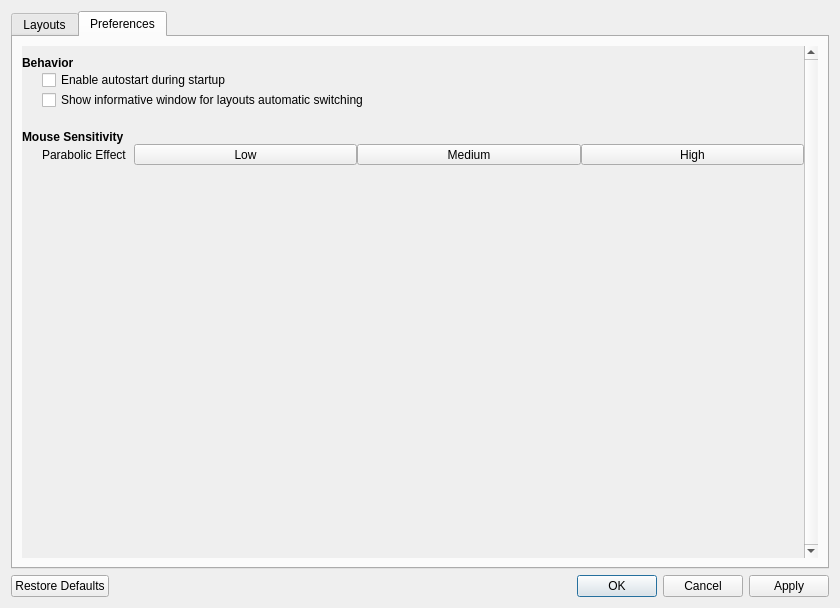
<?xml version="1.0" encoding="UTF-8"?>
<ui version="4.0">
 <class>LatteConfigDialog</class>
 <widget class="QDialog" name="LatteConfigDialog">
  <property name="geometry">
   <rect>
    <x>0</x>
    <y>0</y>
    <width>840</width>
    <height>608</height>
   </rect>
  </property>
  <property name="windowTitle">
   <string comment="latte settings window">Settings</string>
  </property>
  <layout class="QVBoxLayout" name="verticalLayout_2">
   <item>
    <widget class="QTabWidget" name="tabWidget">
     <property name="currentIndex">
      <number>1</number>
     </property>
     <widget class="QWidget" name="layoutsTab">
      <attribute name="title">
       <string>Layouts</string>
      </attribute>
      <layout class="QHBoxLayout" name="horizontalLayout">
       <item>
        <layout class="QVBoxLayout" name="verticalLayout_3">
         <item>
          <layout class="QHBoxLayout" name="horizontalLayout_3">
           <item>
            <spacer name="horizontalSpacer">
             <property name="orientation">
              <enum>Qt::Horizontal</enum>
             </property>
             <property name="sizeHint" stdset="0">
              <size>
               <width>40</width>
               <height>20</height>
              </size>
             </property>
            </spacer>
           </item>
           <item>
            <widget class="QToolButton" name="singleToolBtn">
             <property name="sizePolicy">
              <sizepolicy hsizetype="Fixed" vsizetype="Fixed">
               <horstretch>0</horstretch>
               <verstretch>0</verstretch>
              </sizepolicy>
             </property>
             <property name="toolTip">
              <string>Only one layout can be present in memory at all cases</string>
             </property>
             <property name="text">
              <string comment="single layout">Single</string>
             </property>
             <property name="checkable">
              <bool>true</bool>
             </property>
            </widget>
           </item>
           <item>
            <widget class="QToolButton" name="multipleToolBtn">
             <property name="toolTip">
              <string>Multiple layouts can be present in memory</string>
             </property>
             <property name="text">
              <string comment="multiple layouts">Multiple</string>
             </property>
             <property name="checkable">
              <bool>true</bool>
             </property>
             <property name="checked">
              <bool>false</bool>
             </property>
            </widget>
           </item>
           <item>
            <spacer name="horizontalSpacer_2">
             <property name="orientation">
              <enum>Qt::Horizontal</enum>
             </property>
             <property name="sizeHint" stdset="0">
              <size>
               <width>40</width>
               <height>20</height>
              </size>
             </property>
            </spacer>
           </item>
          </layout>
         </item>
         <item>
          <layout class="QHBoxLayout" name="horizontalLayout_2">
           <item>
            <widget class="QTableView" name="layoutsView">
             <property name="alternatingRowColors">
              <bool>true</bool>
             </property>
             <property name="showGrid">
              <bool>false</bool>
             </property>
             <attribute name="horizontalHeaderVisible">
              <bool>false</bool>
             </attribute>
             <attribute name="horizontalHeaderCascadingSectionResizes">
              <bool>true</bool>
             </attribute>
             <attribute name="verticalHeaderVisible">
              <bool>false</bool>
             </attribute>
            </widget>
           </item>
           <item>
            <widget class="QWidget" name="widget" native="true">
             <layout class="QVBoxLayout" name="verticalLayout">
              <item>
               <widget class="QPushButton" name="switchButton">
                <property name="toolTip">
                 <string>Switch to selected layout</string>
                </property>
                <property name="text">
                 <string comment="switch to layout">Switch</string>
                </property>
                <property name="icon">
                 <iconset theme="user-identity">
                  <normaloff>.</normaloff>.</iconset>
                </property>
               </widget>
              </item>
              <item>
               <spacer name="verticalSpacer_5">
                <property name="orientation">
                 <enum>Qt::Vertical</enum>
                </property>
                <property name="sizeType">
                 <enum>QSizePolicy::Preferred</enum>
                </property>
                <property name="sizeHint" stdset="0">
                 <size>
                  <width>20</width>
                  <height>10</height>
                 </size>
                </property>
               </spacer>
              </item>
              <item>
               <widget class="Line" name="line_2">
                <property name="minimumSize">
                 <size>
                  <width>0</width>
                  <height>0</height>
                 </size>
                </property>
                <property name="orientation">
                 <enum>Qt::Horizontal</enum>
                </property>
               </widget>
              </item>
              <item>
               <spacer name="verticalSpacer_4">
                <property name="orientation">
                 <enum>Qt::Vertical</enum>
                </property>
                <property name="sizeType">
                 <enum>QSizePolicy::Preferred</enum>
                </property>
                <property name="sizeHint" stdset="0">
                 <size>
                  <width>20</width>
                  <height>10</height>
                 </size>
                </property>
               </spacer>
              </item>
              <item>
               <widget class="QPushButton" name="newButton">
                <property name="toolTip">
                 <string>New layout</string>
                </property>
                <property name="text">
                 <string comment="new layout">New</string>
                </property>
                <property name="icon">
                 <iconset theme="add">
                  <normaloff>.</normaloff>.</iconset>
                </property>
               </widget>
              </item>
              <item>
               <widget class="QPushButton" name="copyButton">
                <property name="toolTip">
                 <string>Copy layout</string>
                </property>
                <property name="text">
                 <string comment="copy layout">Copy</string>
                </property>
                <property name="icon">
                 <iconset theme="edit-copy">
                  <normaloff>.</normaloff>.</iconset>
                </property>
                <property name="flat">
                 <bool>false</bool>
                </property>
               </widget>
              </item>
              <item>
               <widget class="QPushButton" name="removeButton">
                <property name="toolTip">
                 <string>Remove layout</string>
                </property>
                <property name="text">
                 <string comment="remove layout">Remove</string>
                </property>
                <property name="icon">
                 <iconset theme="list-remove">
                  <normaloff>.</normaloff>.</iconset>
                </property>
               </widget>
              </item>
              <item>
               <spacer name="verticalSpacer_2">
                <property name="orientation">
                 <enum>Qt::Vertical</enum>
                </property>
                <property name="sizeType">
                 <enum>QSizePolicy::Preferred</enum>
                </property>
                <property name="sizeHint" stdset="0">
                 <size>
                  <width>20</width>
                  <height>10</height>
                 </size>
                </property>
               </spacer>
              </item>
              <item>
               <widget class="Line" name="line">
                <property name="sizePolicy">
                 <sizepolicy hsizetype="Minimum" vsizetype="Fixed">
                  <horstretch>0</horstretch>
                  <verstretch>0</verstretch>
                 </sizepolicy>
                </property>
                <property name="sizeIncrement">
                 <size>
                  <width>0</width>
                  <height>0</height>
                 </size>
                </property>
                <property name="baseSize">
                 <size>
                  <width>0</width>
                  <height>0</height>
                 </size>
                </property>
                <property name="lineWidth">
                 <number>1</number>
                </property>
                <property name="orientation">
                 <enum>Qt::Horizontal</enum>
                </property>
               </widget>
              </item>
              <item>
               <spacer name="verticalSpacer_3">
                <property name="orientation">
                 <enum>Qt::Vertical</enum>
                </property>
                <property name="sizeType">
                 <enum>QSizePolicy::Preferred</enum>
                </property>
                <property name="sizeHint" stdset="0">
                 <size>
                  <width>20</width>
                  <height>10</height>
                 </size>
                </property>
               </spacer>
              </item>
              <item>
               <widget class="QPushButton" name="importButton">
                <property name="toolTip">
                 <string>Import layout or full configuration</string>
                </property>
                <property name="text">
                 <string comment="import layout">Import</string>
                </property>
                <property name="icon">
                 <iconset theme="document-import">
                  <normaloff>.</normaloff>.</iconset>
                </property>
                <property name="default">
                 <bool>false</bool>
                </property>
               </widget>
              </item>
              <item>
               <widget class="QPushButton" name="exportButton">
                <property name="toolTip">
                 <string>Export layout or full configuration</string>
                </property>
                <property name="text">
                 <string comment="export layout">Export</string>
                </property>
                <property name="icon">
                 <iconset theme="document-export">
                  <normaloff>.</normaloff>.</iconset>
                </property>
               </widget>
              </item>
              <item>
               <widget class="QPushButton" name="downloadButton">
                <property name="toolTip">
                 <string>Download online layouts</string>
                </property>
                <property name="text">
                 <string comment="download layout">Download</string>
                </property>
                <property name="icon">
                 <iconset theme="favorites">
                  <normaloff>.</normaloff>.</iconset>
                </property>
               </widget>
              </item>
              <item>
               <spacer name="verticalSpacer">
                <property name="orientation">
                 <enum>Qt::Vertical</enum>
                </property>
                <property name="sizeHint" stdset="0">
                 <size>
                  <width>20</width>
                  <height>40</height>
                 </size>
                </property>
               </spacer>
              </item>
             </layout>
            </widget>
           </item>
          </layout>
         </item>
        </layout>
       </item>
      </layout>
     </widget>
     <widget class="QWidget" name="preferencesTab">
      <property name="sizePolicy">
       <sizepolicy hsizetype="Expanding" vsizetype="Expanding">
        <horstretch>0</horstretch>
        <verstretch>0</verstretch>
       </sizepolicy>
      </property>
      <attribute name="title">
       <string>Preferences</string>
      </attribute>
      <layout class="QHBoxLayout" name="horizontalLayout_4">
       <property name="rightMargin">
        <number>9</number>
       </property>
       <item>
        <widget class="QScrollArea" name="scrollArea">
         <property name="frameShape">
          <enum>QFrame::NoFrame</enum>
         </property>
         <property name="lineWidth">
          <number>0</number>
         </property>
         <property name="verticalScrollBarPolicy">
          <enum>Qt::ScrollBarAlwaysOn</enum>
         </property>
         <property name="horizontalScrollBarPolicy">
          <enum>Qt::ScrollBarAlwaysOff</enum>
         </property>
         <property name="widgetResizable">
          <bool>true</bool>
         </property>
         <widget class="QWidget" name="scrollAreaWidgetContents">
          <property name="geometry">
           <rect>
            <x>0</x>
            <y>0</y>
            <width>786</width>
            <height>494</height>
           </rect>
          </property>
          <layout class="QHBoxLayout" name="horizontalLayout_9">
           <property name="spacing">
            <number>0</number>
           </property>
           <property name="leftMargin">
            <number>0</number>
           </property>
           <property name="topMargin">
            <number>0</number>
           </property>
           <property name="rightMargin">
            <number>0</number>
           </property>
           <property name="bottomMargin">
            <number>0</number>
           </property>
           <item>
            <layout class="QVBoxLayout" name="verticalLayout_4">
             <item>
              <spacer name="verticalSpacer_8">
               <property name="orientation">
                <enum>Qt::Vertical</enum>
               </property>
               <property name="sizeType">
                <enum>QSizePolicy::Fixed</enum>
               </property>
               <property name="sizeHint" stdset="0">
                <size>
                 <width>20</width>
                 <height>10</height>
                </size>
               </property>
              </spacer>
             </item>
             <item>
              <widget class="QLabel" name="behaviorLbl">
               <property name="sizePolicy">
                <sizepolicy hsizetype="Preferred" vsizetype="Preferred">
                 <horstretch>0</horstretch>
                 <verstretch>0</verstretch>
                </sizepolicy>
               </property>
               <property name="font">
                <font>
                 <weight>75</weight>
                 <bold>true</bold>
                </font>
               </property>
               <property name="text">
                <string>Behavior</string>
               </property>
               <property name="alignment">
                <set>Qt::AlignLeading|Qt::AlignLeft|Qt::AlignTop</set>
               </property>
              </widget>
             </item>
             <item>
              <layout class="QHBoxLayout" name="horizontalLayout_5">
               <item>
                <spacer name="horizontalSpacer_3">
                 <property name="orientation">
                  <enum>Qt::Horizontal</enum>
                 </property>
                 <property name="sizeType">
                  <enum>QSizePolicy::Fixed</enum>
                 </property>
                 <property name="sizeHint" stdset="0">
                  <size>
                   <width>20</width>
                   <height>20</height>
                  </size>
                 </property>
                </spacer>
               </item>
               <item>
                <widget class="QCheckBox" name="autostartChkBox">
                 <property name="text">
                  <string>Enable autostart during startup</string>
                 </property>
                </widget>
               </item>
              </layout>
             </item>
             <item>
              <layout class="QHBoxLayout" name="horizontalLayout_6">
               <item>
                <spacer name="horizontalSpacer_4">
                 <property name="orientation">
                  <enum>Qt::Horizontal</enum>
                 </property>
                 <property name="sizeType">
                  <enum>QSizePolicy::Fixed</enum>
                 </property>
                 <property name="sizeHint" stdset="0">
                  <size>
                   <width>20</width>
                   <height>20</height>
                  </size>
                 </property>
                </spacer>
               </item>
               <item>
                <widget class="QCheckBox" name="infoWindowChkBox">
                 <property name="toolTip">
                  <string/>
                 </property>
                 <property name="text">
                  <string>Show informative window for layouts automatic switching</string>
                 </property>
                </widget>
               </item>
              </layout>
             </item>
             <item>
              <spacer name="verticalSpacer_7">
               <property name="orientation">
                <enum>Qt::Vertical</enum>
               </property>
               <property name="sizeType">
                <enum>QSizePolicy::Fixed</enum>
               </property>
               <property name="sizeHint" stdset="0">
                <size>
                 <width>20</width>
                 <height>20</height>
                </size>
               </property>
              </spacer>
             </item>
             <item>
              <widget class="QLabel" name="mouseSensetivityLbl">
               <property name="font">
                <font>
                 <weight>75</weight>
                 <bold>true</bold>
                </font>
               </property>
               <property name="text">
                <string>Mouse Sensitivity</string>
               </property>
              </widget>
             </item>
             <item>
              <layout class="QHBoxLayout" name="horizontalLayout_7">
               <item>
                <spacer name="horizontalSpacer_5">
                 <property name="orientation">
                  <enum>Qt::Horizontal</enum>
                 </property>
                 <property name="sizeType">
                  <enum>QSizePolicy::Fixed</enum>
                 </property>
                 <property name="sizeHint" stdset="0">
                  <size>
                   <width>20</width>
                   <height>20</height>
                  </size>
                 </property>
                </spacer>
               </item>
               <item>
                <widget class="QLabel" name="parabolicEffectLbl">
                 <property name="sizePolicy">
                  <sizepolicy hsizetype="Maximum" vsizetype="Preferred">
                   <horstretch>0</horstretch>
                   <verstretch>0</verstretch>
                  </sizepolicy>
                 </property>
                 <property name="text">
                  <string>Parabolic Effect</string>
                 </property>
                </widget>
               </item>
               <item>
                <spacer name="horizontalSpacer_6">
                 <property name="orientation">
                  <enum>Qt::Horizontal</enum>
                 </property>
                 <property name="sizeType">
                  <enum>QSizePolicy::Fixed</enum>
                 </property>
                 <property name="sizeHint" stdset="0">
                  <size>
                   <width>7</width>
                   <height>20</height>
                  </size>
                 </property>
                </spacer>
               </item>
               <item>
                <layout class="QHBoxLayout" name="horizontalLayout_8">
                 <item>
                  <widget class="QToolButton" name="lowSensitivityBtn">
                   <property name="sizePolicy">
                    <sizepolicy hsizetype="Expanding" vsizetype="Fixed">
                     <horstretch>0</horstretch>
                     <verstretch>0</verstretch>
                    </sizepolicy>
                   </property>
                   <property name="toolTip">
                    <string>Low sensitivity for parabolic effect (low cpu usage and performance)</string>
                   </property>
                   <property name="text">
                    <string comment="low sensitivity">Low</string>
                   </property>
                   <property name="checkable">
                    <bool>true</bool>
                   </property>
                  </widget>
                 </item>
                 <item>
                  <widget class="QToolButton" name="mediumSensitivityBtn">
                   <property name="sizePolicy">
                    <sizepolicy hsizetype="Expanding" vsizetype="Fixed">
                     <horstretch>0</horstretch>
                     <verstretch>0</verstretch>
                    </sizepolicy>
                   </property>
                   <property name="toolTip">
                    <string>Medium sensitivity for parabolic effect (normal cpu usage and performance)</string>
                   </property>
                   <property name="text">
                    <string comment="medium sensitivity">Medium</string>
                   </property>
                   <property name="checkable">
                    <bool>true</bool>
                   </property>
                  </widget>
                 </item>
                 <item>
                  <widget class="QToolButton" name="highSensitivityBtn">
                   <property name="sizePolicy">
                    <sizepolicy hsizetype="Expanding" vsizetype="Fixed">
                     <horstretch>0</horstretch>
                     <verstretch>0</verstretch>
                    </sizepolicy>
                   </property>
                   <property name="toolTip">
                    <string>High sensitivity for parabolic effect (high cpu usage and performance)</string>
                   </property>
                   <property name="text">
                    <string comment="high sensitivity">High</string>
                   </property>
                   <property name="checkable">
                    <bool>true</bool>
                   </property>
                  </widget>
                 </item>
                </layout>
               </item>
              </layout>
             </item>
             <item>
              <spacer name="verticalSpacer_6">
               <property name="orientation">
                <enum>Qt::Vertical</enum>
               </property>
               <property name="sizeHint" stdset="0">
                <size>
                 <width>20</width>
                 <height>40</height>
                </size>
               </property>
              </spacer>
             </item>
            </layout>
           </item>
          </layout>
         </widget>
        </widget>
       </item>
      </layout>
     </widget>
    </widget>
   </item>
   <item>
    <widget class="QDialogButtonBox" name="buttonBox">
     <property name="orientation">
      <enum>Qt::Horizontal</enum>
     </property>
     <property name="standardButtons">
      <set>QDialogButtonBox::Apply|QDialogButtonBox::Cancel|QDialogButtonBox::Ok|QDialogButtonBox::RestoreDefaults</set>
     </property>
    </widget>
   </item>
  </layout>
 </widget>
 <resources/>
 <connections>
  <connection>
   <sender>buttonBox</sender>
   <signal>accepted()</signal>
   <receiver>LatteConfigDialog</receiver>
   <slot>accept()</slot>
   <hints>
    <hint type="sourcelabel">
     <x>254</x>
     <y>341</y>
    </hint>
    <hint type="destinationlabel">
     <x>157</x>
     <y>274</y>
    </hint>
   </hints>
  </connection>
  <connection>
   <sender>buttonBox</sender>
   <signal>rejected()</signal>
   <receiver>LatteConfigDialog</receiver>
   <slot>reject()</slot>
   <hints>
    <hint type="sourcelabel">
     <x>322</x>
     <y>341</y>
    </hint>
    <hint type="destinationlabel">
     <x>286</x>
     <y>274</y>
    </hint>
   </hints>
  </connection>
 </connections>
</ui>
